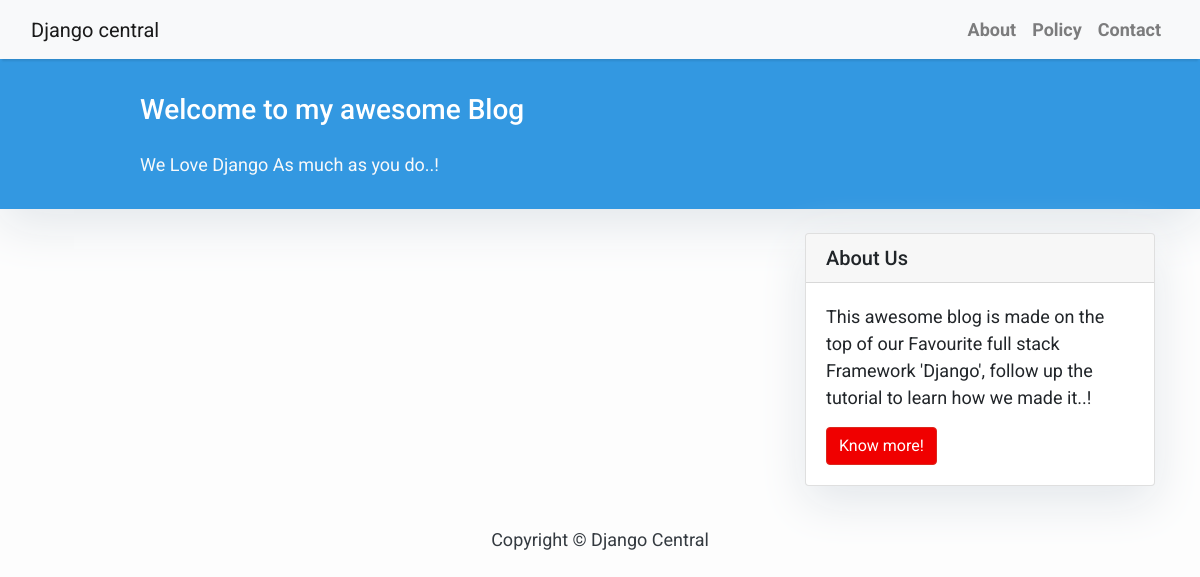
Before: / with the older database file.
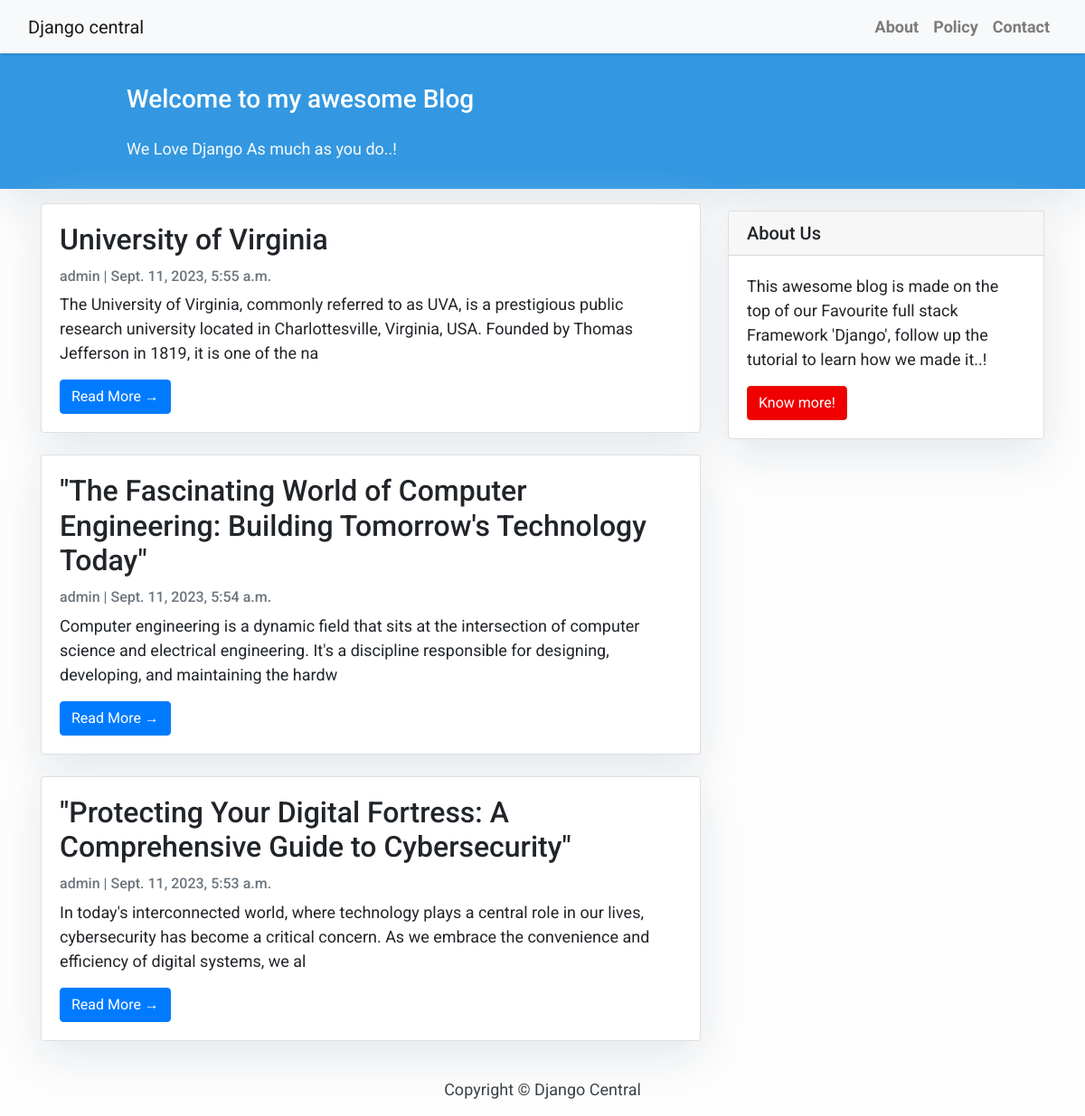
After: the same page with the newer database file.
### blog/models.py (models this page shows, shortened)
class Post(models.Model):
    title = models.CharField(max_length=200, unique=True)
    slug = models.SlugField(max_length=200, unique=True)
    author = models.ForeignKey(User, on_delete= models.CASCADE,related_name='blog_posts')
    updated_on = models.DateTimeField(auto_now= True)
    content = models.TextField()
    created_on = models.DateTimeField(auto_now_add=True)
    status = models.IntegerField(choices=STATUS, default=0)
    class Meta:
        ordering = ['-created_on']

### blog/views.py (the view)
# urls.py: path('', views.PostList.as_view(), name='home'),
class PostList(generic.ListView):
    queryset = Post.objects.filter(status=1).order_by('-created_on')
    template_name = 'index.html'

### blog/templates/index.html (shortened to what this page needs)
{% extends "base.html" %}
{% block content %}
<header class="masthead">
    <div class="container">
        <div class="row">
            <div class=" col-md-8 col-md-10 mx-auto">
                <div class="site-heading">
                    <h3 class=" site-heading my-4 mt-3 text-white"> Welcome to my awesome Blog </h3>
                    <p class="text-light">We Love Django As much as you do..! &nbsp
                    </p>
                </div>
            </div>
        </div>
    </div>
</header>
<div class="container">
    <div class="row">
        <div class="col-md-8 mt-3 left">
            {% for post in post_list %}
            <div class="card mb-4">
                <div class="card-body">
                    <h2 class="card-title">{{ post.title }}</h2>
                    <p class="card-text text-muted h6">{{ post.author }} | {{ post.created_on}} </p>
                    <p class="card-text">{{post.content|slice:":200" }}</p>
                    <a href="{% url 'post_detail' post.slug  %}" class="btn btn-primary">Read More &rarr;</a>
                </div>
            </div>
            {% endfor %}
        </div>
        {% block sidebar %} {% include 'sidebar.html' %} {% endblock sidebar %}
    </div>
</div>
{%endblock%}

### blog/templates/base.html (shortened to what this page needs)
<!DOCTYPE html>
<html>
    <head>
        <link rel="stylesheet" href="https://maxcdn.bootstrapcdn.com/bootstrap/4.0.0/css/bootstrap.min.css"
 />
    </head>
    <body>
        <nav class="navbar navbar-expand-lg navbar-light bg-light shadow" id="mainNav">
            <div class="container-fluid">
                <a class="navbar-brand" href="{% url 'home' %}">Django central</a>
                <div class="collapse navbar-collapse" id="navbarResponsive">
                    <ul class="navbar-nav ml-auto">
                        <li class="nav-item text-black">
                            <a class="nav-link text-black font-weight-bold" href="#">About</a>
                        </li>
                        <li class="nav-item text-black">
                            <a class="nav-link text-black font-weight-bold" href="#">Policy</a>
                        </li>
                        <li class="nav-item text-black">
                            <a class="nav-link text-black font-weight-bold" href="#">Contact</a>
                        </li>
                    </ul>
                </div>
            </div>
        </nav>
        {% block content %}{% endblock content %}
        <footer class="py-3 bg-grey">
            <p class="m-0 text-dark text-center ">Copyright &copy; Django Central</p>
        </footer>
    </body>
</html>

### blog/templates/sidebar.html (shortened to what this page needs)
{% block sidebar %}
<div class="col-md-4 float-right ">
<div class="card my-4">
        <h5 class="card-header">About Us</h5>
    <div class="card-body">
        <p class="card-text"> This awesome blog is made on the top of our Favourite full stack Framework 'Django', follow up the tutorial to learn how we made it..!</p>
        <a href="https://djangocentral.com/building-a-blog-application-with-django"
           class="btn btn-danger">Know more!</a>
    </div>
</div>
</div>
{% endblock sidebar %}

### blog/templates/base.html (style rules this page uses)
body { font-family: "Roboto", sans-serif; font-size: 17px; background-color: #fdfdfd; }
.shadow { box-shadow: 0 4px 2px -2px rgba(0, 0, 0, 0.1); }
.btn-danger { color: #fff; background-color: #f00000; border-color: #dc281e; }
.masthead { background: #3398E1; height: auto; padding-bottom: 15px; box-shadow: 0 16px 48px #E3E7EB; padding-top: 10px; }

### blog/templates/index.html (style rules this page uses)
body { font-family: "Roboto", sans-serif; font-size: 18px; background-color: #fdfdfd; }
.card { box-shadow: 0 16px 48px #E3E7EB; }

### blog/templates/sidebar.html (style rules this page uses)
.card { box-shadow: 0 16px 48px #E3E7EB; }

Changed rows visible on the page:
added Post: title "University of Virginia", author "admin", created_on "Sept. 11, 2023, 5:55 a.m.", content "The University of Virginia, commonly referred to as UVA, is a prestigious public research university located in Charlottesville, Virginia, USA. Founded by Thomas Jefferson in 1819, it is one of the na"
added Post: title "\"The Fascinating World of Computer Engineering: Building Tomorrow's Technology Today\"", author "admin", created_on "Sept. 11, 2023, 5:54 a.m.", content "Computer engineering is a dynamic field that sits at the intersection of computer science and electrical engineering. It's a discipline responsible for designing, developing, and maintaining the hardw"
added Post: title "\"Protecting Your Digital Fortress: A Comprehensive Guide to Cybersecurity\"", author "admin", created_on "Sept. 11, 2023, 5:53 a.m.", content "In today's interconnected world, where technology plays a central role in our lives, cybersecurity has become a critical concern. As we embrace the convenience and efficiency of digital systems, we al"
